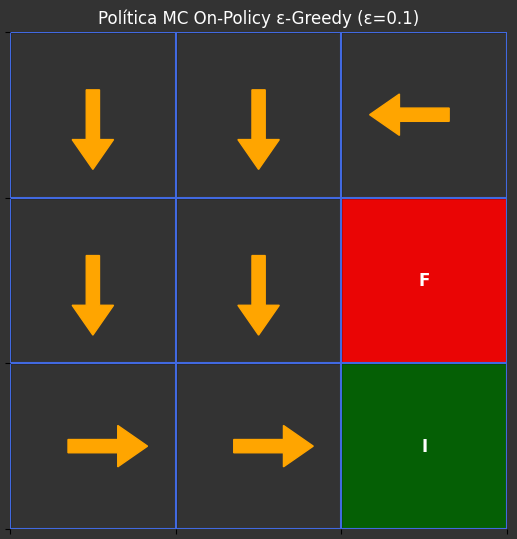

Generate this figure with Python:
# -*- coding: utf-8 -*-
"""monte_carlo_on_policy_epsilon_greedy_01.ipynb

Automatically generated by Colab.


"""

# =====================================================================
# Monte Carlo (MC) On-Policy con ε-Greedy
#
# =====================================================================
# _Aprendizaje por Refuerzo I
# _Maestria en Inteligencia Artificial
# _UBA
# _2025
# =====================================================================

'''

Buscador de tesoro en un laberinto
===================================


Dada una cuadricula que representa un laberinto el objetivo es obtener la
politica optima para alcanzar el tesoro partiendo desde A.


+---+---+---+
| A | B | C |  <-- Fila 0
+---+---+---+
| D | E | F |  <-- Fila 1
+---+---+---+
| G | H | I |  <-- Fila 2
+---+---+---+
  ^   ^   ^
Col 0 Col 1 Col 2


Estados: {A, B, C, D, E, F, G, H, I}

Estado Inicial: Siempre empieza en A.

Estados Terminales:

    I (Tesoro): Si llega a I, el episodio termina y recibe una recompensa
                grande (+10).
    F (Trampa): Si llega a F, el episodio termina y recibe una penalización (-5)

Política (π) ε-Greedy

Recompensas (R):

      Entrar en I: +10
      Entrar en F: -5
      Cualquier otro movimiento (o quedarse quieto por chocar): -0.1 (un pequeño
      costo por cada paso/tiempo).

Factor de Descuento: γ = 1.0 (sin descuento, para simplificar). El valor es la
                      suma total de recompensas futuras.


----------------------------------
| A:       | B:       | C:       |
----------------------------------
| D:       | E:       | F (TRAP) |
----------------------------------
| G:       | H:       | I (TRSR) |
----------------------------------


'''
import numpy as np
import random
import collections
from tqdm import tqdm
import matplotlib.pyplot as plt
import matplotlib.patches as patches

# --- Configuración del Entorno 3x3 ---
GRID_ROWS = 3
GRID_COLS = 3
START_STATE = (0, 0)    # Celda 'A'
GOAL_STATE = (2, 2)     # Celda 'I' (Meta)
HOLE_STATE = (1, 2)     # Celda 'F' (Agujero/Penalización)
TERMINAL_STATES = {GOAL_STATE, HOLE_STATE}

# Recompensas
REWARD_GOAL = 10.0
REWARD_HOLE = -5.0
REWARD_STEP = -0.1 # Recompensa por cada paso normal

ACTIONS = {0: 'UP', 1: 'DOWN', 2: 'LEFT', 3: 'RIGHT'}
ACTION_VECTORS = { # Cambios en (dr, dc) para cada acción
    0: (-1, 0), # UP
    1: (1, 0),  # DOWN
    2: (0, -1), # LEFT
    3: (0, 1)   # RIGHT
}
N_ACTIONS = len(ACTIONS)

# --- Parámetros del Algoritmo ---
GAMMA = 1.0          # Factor de descuento
EPSILON = 0.1        # Probabilidad de exploración
NUM_EPISODES = 100000 # Número de episodios para entrenar
MAX_STEPS_PER_EPISODE = GRID_ROWS * GRID_COLS * 3 # Límite de pasos

# --- Funciones Auxiliares ---
def is_valid(state):
    """Comprueba si el estado está dentro de los límites del grid."""
    r, c = state
    return 0 <= r < GRID_ROWS and 0 <= c < GRID_COLS

def take_step(state, action):
    """
    Simula un paso en el entorno determinista.
    Devuelve (next_state, reward, is_terminal).
    """
    if state in TERMINAL_STATES:
        return state, 0, True # Ya está en un terminal

    dr, dc = ACTION_VECTORS[action]
    next_r, next_c = state[0] + dr, state[1] + dc
    next_state = (next_r, next_c)

    # Comprobar límites
    if not is_valid(next_state):
        next_state = state # Chocó con muro, se queda en el mismo lugar
        reward = REWARD_STEP
        is_terminal = False
    # Comprobar estados terminales especiales
    elif next_state == GOAL_STATE:
        reward = REWARD_GOAL
        is_terminal = True
    elif next_state == HOLE_STATE:
        reward = REWARD_HOLE
        is_terminal = True
    # Paso normal a celda no terminal
    else:
        reward = REWARD_STEP
        is_terminal = False

    return next_state, reward, is_terminal

# --- Algoritmo de Control MC On-Policy con ε-Greedy ---

# 1. Inicialización
Q = collections.defaultdict(lambda: np.zeros(N_ACTIONS))
returns_sum = collections.defaultdict(float)
returns_count = collections.defaultdict(float)

print(f"Ejecutando Control MC On-Policy ε-Greedy por {NUM_EPISODES} episodios...")

# 2. Bucle principal de episodios
for episode_num in tqdm(range(NUM_EPISODES)):
    episode_history = []
    state = START_STATE
    terminated = False
    steps = 0
    while not terminated and steps < MAX_STEPS_PER_EPISODE:
        if random.random() < EPSILON:
            action = random.randrange(N_ACTIONS)
        else:
            action = np.argmax(Q[state])
        next_state, reward, terminated = take_step(state, action)
        episode_history.append((state, action, reward))
        state = next_state
        steps += 1
    G = 0
    pairs_visited_in_episode = set()
    for t in range(len(episode_history) - 1, -1, -1):
        state_t, action_t, reward_tp1 = episode_history[t]
        G = GAMMA * G + reward_tp1
        pair = (state_t, action_t)
        if pair not in pairs_visited_in_episode:
            returns_sum[pair] += G
            returns_count[pair] += 1
            if returns_count[pair] > 0: # Evita división por cero
                 Q[state_t][action_t] = returns_sum[pair] / returns_count[pair]
            # La política se actualiza implícitamente al usar Q en el siguiente episodio
            pairs_visited_in_episode.add(pair)

# --- Muestra de Resultados (COLORES ACTUALIZADOS) ---
print("\n--- Entrenamiento Completado ---")
print("\nPolítica Óptima Derivada (π*) - Greedy respecto a Q aprendido:")

# Derivar la política greedy final a partir de Q
final_policy = {}
all_states = [(r, c) for r in range(GRID_ROWS) for c in range(GRID_COLS)]
for s in all_states:
    if s not in TERMINAL_STATES:
        # Si un estado nunca fue visitado, Q[s] será [0,0,0,0], argmax dará 0 (UP)
        # Podríamos asignar una acción aleatoria o un símbolo especial si se prefiere
        final_policy[s] = np.argmax(Q[s])

# Visualización con Matplotlib (COLORES ACTUALIZADOS)
action_symbols = {0: '^', 1: 'v', 2: '<', 3: '>'}
fig, ax = plt.subplots(figsize=(5.5, 5.5)) # Ajusta tamaño si es necesario

# --- Definición de Colores Solicitados ---
#color_fondo_normal = 'dimgray'      # Fondo de celda normal: Gris Oscuro
color_fondo_normal = '0.2'      # Fondo de celda normal: Gris Oscuro

color_agujero = 'red'           # Celda F: Roja
color_meta = 'darkgreen'        # Celda I: Verde Oscuro
color_borde_celda = 'black'     # Borde de celdas: Negro (mantenido)
color_lineas_grid = 'royalblue'      # Líneas de la grilla: Azul
color_flecha = 'orange'         # Flechas de política: Naranja
color_fondo_figura_ejes = '0.2' # Fondo alrededor de la grilla y detrás: Gris muy oscuro (20%)
color_titulo = 'white'          # Color del título: Blanco

# --- Función para graficar la cuadrícula base (Adaptada) ---
def plot_grid_base_updated(ax):
    for r in range(GRID_ROWS):
        for c in range(GRID_COLS):
            state = (r, c)
            color = color_fondo_normal # Color por defecto GRIS OSCURO
            text = ""
            text_color = 'lightgrey' # Color por defecto para texto (si se añade)

            if state == GOAL_STATE:
                color = color_meta
                text = "I" # <- Meta
                text_color = 'white'
            elif state == HOLE_STATE:
                color = color_agujero
                text = "F" # <- Agujero
                text_color = 'white'

            rect = patches.Rectangle((c, r), 1, 1, linewidth=1, edgecolor=color_borde_celda, facecolor=color, alpha=0.9) # Ajusta alpha si es necesario
            ax.add_patch(rect)
            if text:
                 ax.text(c + 0.5, r + 0.5, text, ha='center', va='center', color=text_color, weight='bold', fontsize=12)

    # Configura los ejes
    ax.set_xticks(np.arange(GRID_COLS + 1), minor=False)
    ax.set_yticks(np.arange(GRID_ROWS + 1), minor=False)
    ax.set_xticklabels([])
    ax.set_yticklabels([])
    # Usa el color azul para la grilla
    ax.grid(True, which='major', color=color_lineas_grid, linewidth=1.5, linestyle='-')
    ax.set_xlim(0, GRID_COLS)
    ax.set_ylim(GRID_ROWS, 0) # Origen (0,0) arriba a la izquierda
    ax.set_aspect('equal', adjustable='box')
    # Elimina los bordes/spines del eje para que solo se vea la grilla azul
    for spine in ax.spines.values():
        spine.set_visible(False)

# Aplicar colores de fondo a figura y ejes
fig.set_facecolor(color_fondo_figura_ejes)
ax.set_facecolor(color_fondo_figura_ejes)

# Dibuja la base actualizada
plot_grid_base_updated(ax)

# Dibuja flechas de la política (NARANJA)
arrow_params = dict(width=0.08, head_width=0.25, head_length=0.18, fc=color_flecha, ec=color_flecha) # fc=facecolor, ec=edgecolor
for r in range(GRID_ROWS):
    for c in range(GRID_COLS):
        state = (r, c)
        if state not in TERMINAL_STATES:
            action_idx = final_policy.get(state, -1) # Usa -1 si el estado no está en la política
            if action_idx != -1:
                dr, dc = ACTION_VECTORS[action_idx]
                arrow_len_factor = 0.3
                ax.arrow(c + 0.5 - dc*(arrow_len_factor/2),
                         r + 0.5 - dr*(arrow_len_factor/2),
                         dc * arrow_len_factor, # dx
                         dr * arrow_len_factor, # dy
                         **arrow_params)

# Configura título
ax.set_title(f'Política MC On-Policy ε-Greedy (ε={EPSILON})', color=color_titulo)

plt.tight_layout() # Ajusta para evitar solapamientos
plt.show()
